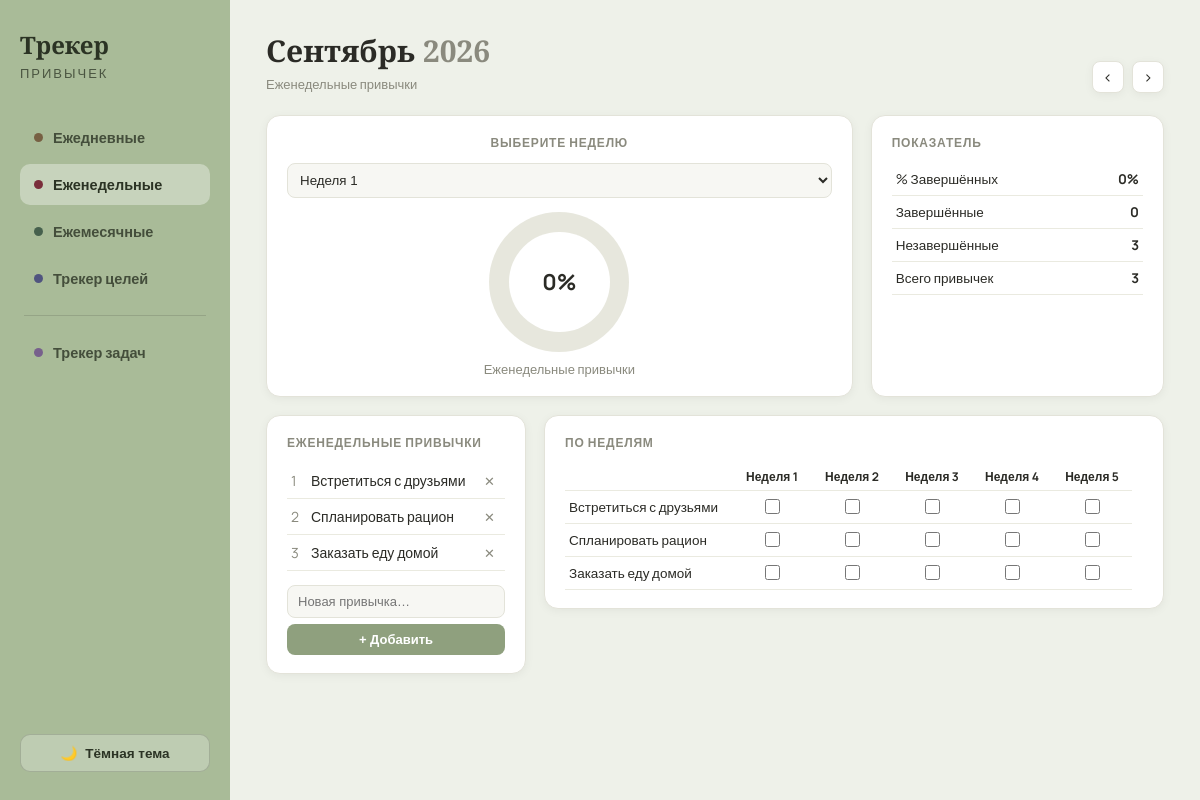
The app's page /weekly/2026/9 with its own data.
### tables this page shows
CREATE TABLE weekly_habits (
        id INTEGER PRIMARY KEY AUTOINCREMENT,
        name TEXT NOT NULL,
        sort_order INTEGER DEFAULT 0
    );

### app.py (the view)
@app.route("/weekly/<int:year>/<int:month>")
def weekly(year, month):
    habits, entries, nweeks = db.get_weekly_grid(year, month)
    week = request.args.get("week", type=int) or 1
    week = max(1, min(week, nweeks))
    stats = db.weekly_stats(year, month, week)
    prev_m, prev_y = (12, year - 1) if month == 1 else (month - 1, year)
    next_m, next_y = (1, year + 1) if month == 12 else (month + 1, year)
    return render_template(
        "weekly.html",
        habits=habits, entries=entries, nweeks=nweeks, stats=stats, week=week,
        year=year, month=month, month_name=db.MONTHS_RU[month],
        prev_y=prev_y, prev_m=prev_m, next_y=next_y, next_m=next_m,
        active="weekly",
    )

### app.py (called while the page is built)
def today_ym():
    t = date.today()
    return t.year, t.month

@app.context_processor
def inject_now():
    y, m = today_ym()
    return {"now_y": y, "now_m": m, "date": date}

### database.py (called while the page is built)
def get_db():
    conn = sqlite3.connect(DB_PATH)
    conn.row_factory = sqlite3.Row
    conn.execute("PRAGMA foreign_keys = ON")
    return conn

def n_weeks_in_month(year, month):
    cal = calendar.Calendar(firstweekday=0)
    weeks = cal.monthdayscalendar(year, month)
    return len(weeks)

def get_weekly_grid(year, month):
    conn = get_db()
    habits = conn.execute("SELECT * FROM weekly_habits ORDER BY sort_order, id").fetchall()
    rows = conn.execute(
        "SELECT habit_id, week_number, done FROM weekly_entries WHERE year=? AND month=?",
        (year, month)).fetchall()
    conn.close()
    entries = {(r["habit_id"], r["week_number"]): bool(r["done"]) for r in rows}
    return habits, entries, n_weeks_in_month(year, month)

def weekly_stats(year, month, week_number):
    habits, entries, nweeks = get_weekly_grid(year, month)
    total = len(habits)
    done = sum(1 for h in habits if entries.get((h["id"], week_number), False))
    pct = round(done / total * 100) if total else 0
    return {"done": done, "total": total, "percent": pct, "nweeks": nweeks}

### templates/weekly.html (shortened to what this page needs)
{% extends "base.html" %}
{% block content %}
<div class="page-header">
  <div>
    <h1>{{ month_name }} <span class="muted">{{ year }}</span></h1>
    <p class="muted">Еженедельные привычки</p>
  </div>
  <div class="month-nav">
    <a class="btn-icon" href="{{ url_for('weekly', year=prev_y, month=prev_m) }}">‹</a>
    <a class="btn-icon" href="{{ url_for('weekly', year=next_y, month=next_m) }}">›</a>
  </div>
</div>
<div class="top-row">
  <div class="card progress-card">
    <div class="card-title">Выберите неделю</div>
    <select id="weekSelect" class="week-select">
      {% for w in range(1, nweeks+1) %}
      <option value="{{ w }}" {{ 'selected' if w==week else '' }}>Неделя {{ w }}</option>
      {% endfor %}
    </select>
    <div class="donut-wrap">
      <div class="css-donut" id="weekDonut" style="--pct: {{ stats.percent }}; --donut-color: var(--terracotta);">
        <div class="donut-hole"></div>
      </div>
      <div class="donut-center"><div class="donut-pct">{{ stats.percent }}%</div></div>
    </div>
    <div class="donut-sub">Еженедельные привычки</div>
  </div>
  <div class="card">
    <div class="card-title">Показатель</div>
    <table class="stat-table">
      <tr><td>% Завершённых</td><td id="statPct">{{ stats.percent }}%</td></tr>
      <tr><td>Завершённые</td><td id="statDone">{{ stats.done }}</td></tr>
      <tr><td>Незавершённые</td><td id="statLeft">{{ stats.total - stats.done }}</td></tr>
      <tr><td>Всего привычек</td><td id="statTotal">{{ stats.total }}</td></tr>
    </table>
  </div>
</div>
<div class="main-grid two-col">
  <div class="card habit-list-card">
    <div class="card-title">Еженедельные привычки</div>
    <table class="habit-names">
      {% for h in habits %}
      <tr>
        <td class="hnum">{{ loop.index }}</td>
        <td class="hname">{{ h.name }}</td>
        <td class="hdel">
          <form method="post" action="{{ url_for('weekly_delete', habit_id=h.id) }}">
            <button class="del-btn" title="Удалить">✕</button>
          </form>
        </td>
      </tr>
      {% endfor %}
    </table>
    <form method="post" action="{{ url_for('weekly_add') }}" class="add-habit-form">
      <input type="text" name="name" placeholder="Новая привычка…" required>
      <button type="submit">+ Добавить</button>
    </form>
  </div>
  <div class="card grid-card">
    <div class="card-title">По неделям</div>
    <table class="habit-grid weekly-grid">
      <thead>
        <tr>
          <th></th>
          {% for w in range(1, nweeks+1) %}<th>Неделя {{ w }}</th>{% endfor %}
        </tr>
      </thead>
      <tbody>
        {% for h in habits %}
        <tr>
          <td class="row-label-text">{{ h.name }}</td>
          {% for w in range(1, nweeks+1) %}
          <td>
            <input type="checkbox" class="weekly-check" data-habit="{{ h.id }}" data-week="{{ w }}"
                   {{ 'checked' if entries.get((h.id, w), False) else '' }}>
          </td>
          {% endfor %}
        </tr>
        {% endfor %}
      </tbody>
    </table>
  </div>
</div>
{% endblock %}

### static/css/style.css (style rules this page uses)
:root, [data-theme="light"] { --bg: #EEF1E9; --panel-bg: #F7F7F3; --card-bg: #FFFFFF; --text: #2B2B26; --muted: #8A8A7E; --border: #E3E3D9; --sage: #8FA07E; --sage-light: #C9D3BC; --terracotta: #C99268; --terracotta-light: #E9CBAE; --sidebar-bg: #A9BB98; --sidebar-text: #2B3324; --donut-bg: #E7E7DD; --grid-line: #EAEAE0; --done-bg: #DCE6D3; --shadow: 0 2px 10px rgba(0,0,0,0.05); }
* { box-sizing: border-box; }
body { margin: 0; font-family: "Manrope", sans-serif; background: var(--bg); color: var(--text); transition: background .2s, color .2s; }
h1, h3, .brand-title { font-family: "Playfair Display", serif; }
.page-header { display: flex; justify-content: space-between; align-items: flex-end; margin-bottom: 22px; }
.page-header h1 { margin: 0; font-size: 30px; }
.muted { color: var(--muted); }
.page-header p { margin: 4px 0 0; font-size: 13px; }
.month-nav { display: flex; align-items: center; gap: 8px; }
.btn-icon { width: 32px; height: 32px; border-radius: 8px; background: var(--card-bg); border: 1px solid var(--border); display: flex; align-items: center; justify-content: center; text-decoration: none; color: var(--text); font-size: 16px; box-shadow: var(--shadow); }
.card { background: var(--card-bg); border: 1px solid var(--border); border-radius: 14px; padding: 18px 20px; box-shadow: var(--shadow); }
.card-title { font-size: 12px; font-weight: 700; text-transform: uppercase; letter-spacing: .8px; color: var(--muted); margin-bottom: 12px; }
.top-row { display: grid; grid-template-columns: 2fr 1fr; gap: 18px; margin-bottom: 18px; }
.top-row .progress-card { display: flex; flex-direction: column; align-items: center; text-align: center; }
.donut-wrap { position: relative; width: 140px; height: 140px; margin: 0 auto; }
.donut-center { position: absolute; inset: 0; display: flex; align-items: center; justify-content: center; }
.donut-pct { font-size: 22px; font-weight: 700; }
.donut-sub { margin-top: 8px; font-size: 13px; color: var(--muted); }
.css-donut { --pct: 0; --donut-color: var(--sage); width: 100%; height: 100%; border-radius: 50%; background: conic-gradient(var(--donut-color) calc(var(--pct) * 1%), var(--donut-bg) 0); display: flex; align-items: center; justify-content: center; transition: background .35s ease; }
.css-donut .donut-hole { width: 72%; height: 72%; border-radius: 50%; background: var(--card-bg); }
.main-grid { display: grid; grid-template-columns: 260px 1fr 260px; gap: 18px; align-items: start; }
.main-grid.two-col { grid-template-columns: 260px 1fr; }
.habit-names { width: 100%; border-collapse: collapse; }
.habit-names td { padding: 8px 4px; border-bottom: 1px solid var(--grid-line); font-size: 14px; }
.hnum { color: var(--muted); width: 20px; }
.hdel { width: 24px; text-align: right; }
.del-btn { background: none; border: none; color: var(--muted); cursor: pointer; font-size: 13px; }
.add-habit-form { display: flex; flex-direction: column; gap: 6px; margin-top: 14px; }
.add-habit-form input, .goal-add-form input { padding: 8px 10px; border-radius: 8px; border: 1px solid var(--border); background: var(--panel-bg); color: var(--text); font-size: 13px; }
.add-habit-form button, .goal-add-form button { padding: 8px 10px; border-radius: 8px; border: none; background: var(--sage); color: #fff; font-weight: 700; cursor: pointer; font-size: 13px; }
.habit-grid { border-collapse: collapse; font-size: 12px; }
.habit-grid th, .habit-grid td { text-align: center; padding: 5px 4px; border-bottom: 1px solid var(--grid-line); min-width: 26px; }
.habit-grid input[type="checkbox"] { width: 15px; height: 15px; accent-color: var(--sage); cursor: pointer; }
.weekly-grid .row-label-text { text-align: left; padding-right: 14px; font-size: 13.5px; white-space: nowrap; }
.weekly-grid th, .weekly-grid td { min-width: 80px; }
.stat-table { width: 100%; border-collapse: collapse; font-size: 13.5px; }
.stat-table td, .stat-table th { padding: 7px 4px; border-bottom: 1px solid var(--grid-line); text-align: left; }
.stat-table tr td:last-child, .stat-table tr th:last-child { text-align: right; font-weight: 700; }
.week-select { width: 100%; padding: 8px; border-radius: 8px; border: 1px solid var(--border); background: var(--panel-bg); color: var(--text); margin-bottom: 14px; }

### records on screen
weekly_habits: name "Встретиться с друзьями"
weekly_habits: name "Спланировать рацион"
weekly_habits: name "Заказать еду домой"

### other values on screen
{{ month_name }} "Сентябрь"
{{ year }} "2026"
{{ stats.percent }} "0"
{{ stats.done }} "0"
{{ stats.total - stats.done }} "3"
{{ stats.total }} "3"
{{ w }} "1" "2" "3" "4" "5"
